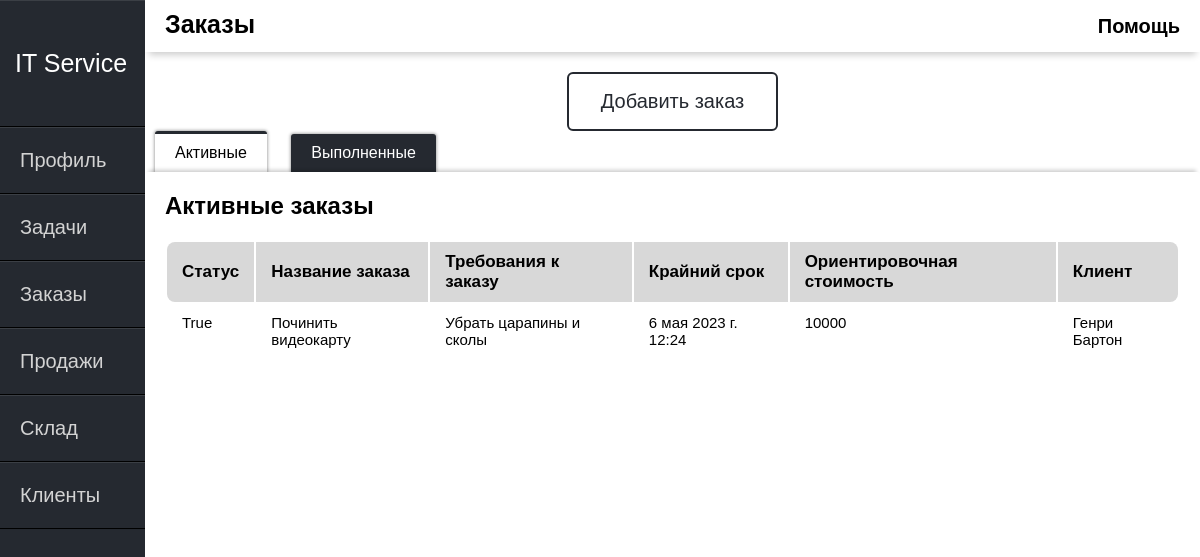
/orders/, run on an earlier commit of the app's database.
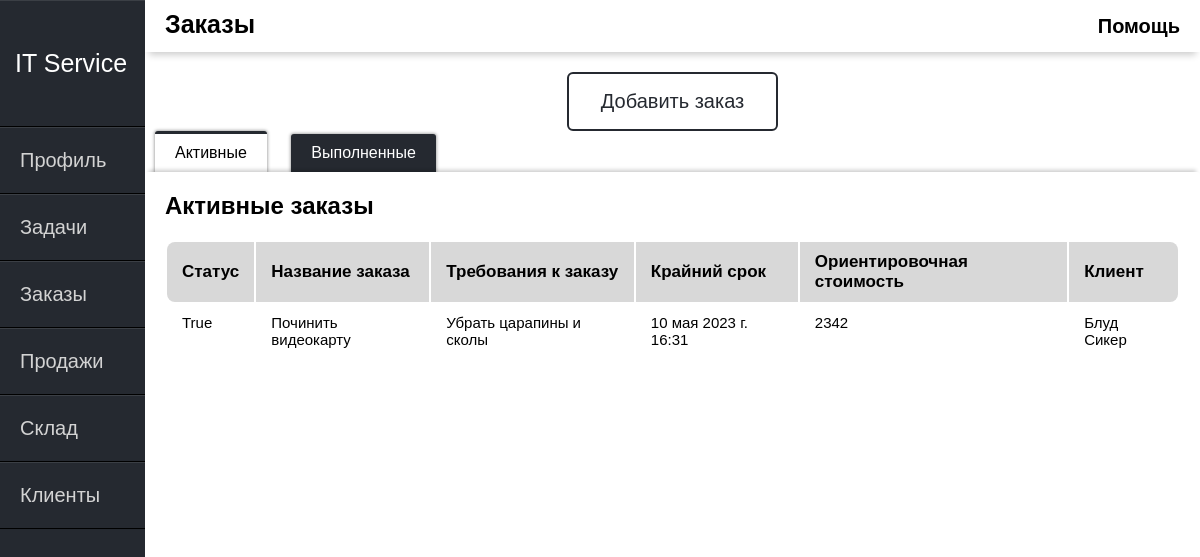
And on a later commit of the database.
### itservice/models.py (models this page shows, shortened)
class orders(models.Model):
    order_name = models.CharField(max_length=50, verbose_name="Название заказа")
    order_description = models.CharField(max_length=1000, verbose_name="Требования к заказу")
    order_time = models.DateTimeField(default=datetime.now, verbose_name="Крайний срок")
    order_price = models.IntegerField(verbose_name="Ориентировочная стоимость")
    order_client = models.ForeignKey(client, on_delete=models.PROTECT, verbose_name="Клиент")
    order_active = models.BooleanField(default=True, verbose_name="Активна")

class client(models.Model):
    Type = (
        ('Компания', 'Компания'),
        ('Физ.Лицо', 'Физ.Лицо')
    )
    Found = (
        ('Знакомые', 'Знакомые'),
        ('Интернет', 'Интернет'),
        ('Реклама', 'Реклама')
    )
    client_type = models.CharField(max_length=15, choices=Type,
                                   default='Физ.лицо', verbose_name="Тип клиента")
    client_name = models.CharField(max_length=50, verbose_name="Имя клиента")
    client_phone = models.CharField(max_length=40, verbose_name="Номер телефона")
    client_email = models.CharField(max_length=100, verbose_name="Email")
    client_address = models.CharField(max_length=50, verbose_name="Адрес")
    client_found = models.CharField(max_length=15, choices=Found, default='Знакомые',
                                    verbose_name="Откуда клиент узнал о нас?")
    def __str__(self):
        return self.client_name

### itservice/views.py (the view)
# urls.py: path('orders/', views.Orders, name="orders"),
def Orders(request):
    if request.method == 'POST':
        form_order = AddOrdersFrom(request.POST)
        if form_order.is_valid():
            form_order.save()
            return redirect('orders')
    else:
        form_order = AddOrdersFrom()
    order = orders.objects.all()
    return render(request, 'itservice/orders.html', {'order': order, 'form': form_order})

### itservice/templates/itservice/orders.html (shortened to what this page needs)
{% extends 'itservice/main.html' %}
{% block content %}
<div class="header-name">
    Заказы
</div>
<div class="help">
    <span class="tooltip" data-title="Это страница рабочих заказов.
    Вы можете менять их статус или добавлять новые.">Помощь</span>
 </div>
{% endblock %}
{% block content1 %}
<div class="main-window">
  <button class="btn" id="open">Добавить заказ</button>
<div class="warpper">
  <div class="tabs">
    <label class="tab" id="one-tab" for="one">Активные</label>
    <label class="tab" id="two-tab" for="two">Выполненные</label>
  </div>
  <div class="panels">
    <div class="panel" id="one-panel">
      <div class="panel-title">Активные заказы</div>
      <div class="table-wrap">
        <table class="table">
          <thead>
          <tr>
            <th>Статус</th>
            <th>Название заказа</th>
            <th>Требования к заказу</th>
            <th>Крайний срок</th>
            <th>Ориентировочная стоимость</th>
            <th>Клиент</th>
          </tr>
          </thead>
          <tbody>
          {% for o in order%}
          {% if o.order_active == 1 %}
          <tr>
            <td>{{o.order_active}}</td>
            <td>{{o.order_name}}</td>
            <td>{{o.order_description}}</td>
            <td>{{o.order_time}}</td>
            <td>{{o.order_price}}</td>
            <td>{{o.order_client}}</td>
          </tr>
          {% endif %}
          {% endfor %}
          </tbody>
        </table>
      </div>
    </div>
  </div>
</div>
</div>
{% endblock %}

What changed in the data, as far as the page shows it:
changed orders "True": order_time "6 мая 2023 г. 12:24" → "10 мая 2023 г. 16:31"; order_price "10000" → "2342"; order_client "Генри Бартон" → "Блуд Сикер"
